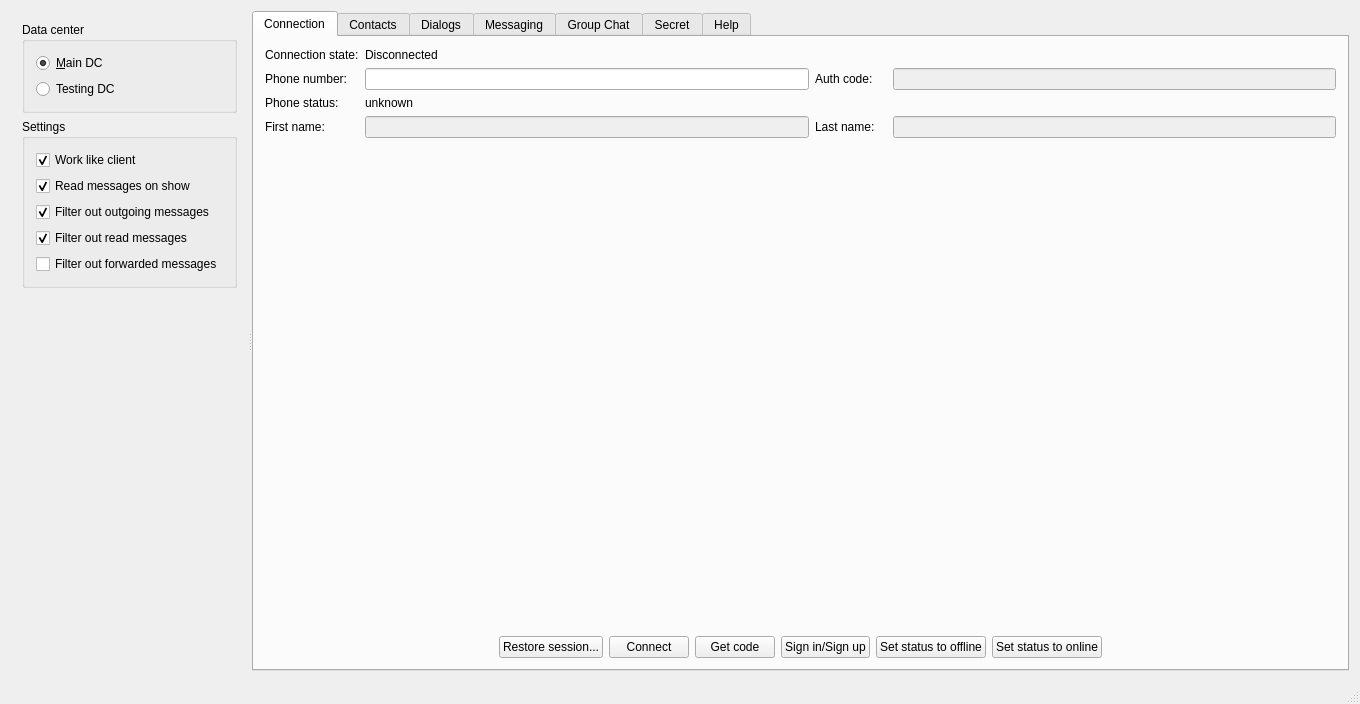
<?xml version="1.0" encoding="UTF-8"?>
<ui version="4.0">
 <class>MainWindow</class>
 <widget class="QMainWindow" name="MainWindow">
  <property name="geometry">
   <rect>
    <x>0</x>
    <y>0</y>
    <width>1360</width>
    <height>704</height>
   </rect>
  </property>
  <property name="windowTitle">
   <string>TelegramQt Test Application</string>
  </property>
  <widget class="QWidget" name="centralWidget">
   <layout class="QGridLayout" name="gridLayout_3">
    <item row="0" column="0">
     <widget class="QSplitter" name="mainSplitter">
      <property name="orientation">
       <enum>Qt::Horizontal</enum>
      </property>
      <widget class="QWidget" name="layoutWidget1">
       <layout class="QVBoxLayout" name="leftPanel">
        <item>
         <widget class="QGroupBox" name="groupBox">
          <property name="title">
           <string>Data center</string>
          </property>
          <layout class="QGridLayout" name="gridLayout">
           <item row="1" column="0">
            <widget class="QRadioButton" name="mainDcRadio">
             <property name="text">
              <string>&amp;Main DC</string>
             </property>
             <property name="checked">
              <bool>true</bool>
             </property>
            </widget>
           </item>
           <item row="2" column="0">
            <widget class="QRadioButton" name="testingDcRadio">
             <property name="text">
              <string>Testing DC</string>
             </property>
             <property name="checked">
              <bool>false</bool>
             </property>
            </widget>
           </item>
          </layout>
         </widget>
        </item>
        <item>
         <widget class="QGroupBox" name="groupBox_2">
          <property name="title">
           <string>Settings</string>
          </property>
          <layout class="QGridLayout" name="gridLayout_8">
           <item row="0" column="0">
            <widget class="QCheckBox" name="workLikeClient">
             <property name="toolTip">
              <string>Set checked to enable client behavior. E.g. set online status on connection and set offline status on app quit.</string>
             </property>
             <property name="text">
              <string>Work like client</string>
             </property>
             <property name="checked">
              <bool>true</bool>
             </property>
            </widget>
           </item>
           <item row="3" column="0">
            <widget class="QCheckBox" name="settingsReceivingFilterReadMessages">
             <property name="text">
              <string>Filter out read messages</string>
             </property>
             <property name="checked">
              <bool>true</bool>
             </property>
            </widget>
           </item>
           <item row="2" column="0">
            <widget class="QCheckBox" name="settingsReceivingFilterOutMessages">
             <property name="text">
              <string>Filter out outgoing messages</string>
             </property>
             <property name="checked">
              <bool>true</bool>
             </property>
            </widget>
           </item>
           <item row="1" column="0">
            <widget class="QCheckBox" name="settingsReadMessages">
             <property name="text">
              <string>Read messages on show</string>
             </property>
             <property name="checked">
              <bool>true</bool>
             </property>
            </widget>
           </item>
           <item row="4" column="0">
            <widget class="QCheckBox" name="settingsReceivingFilterForwardedMessages">
             <property name="text">
              <string>Filter out forwarded messages</string>
             </property>
            </widget>
           </item>
          </layout>
         </widget>
        </item>
        <item>
         <spacer name="verticalSpacer_2">
          <property name="orientation">
           <enum>Qt::Vertical</enum>
          </property>
          <property name="sizeHint" stdset="0">
           <size>
            <width>20</width>
            <height>20</height>
           </size>
          </property>
         </spacer>
        </item>
       </layout>
      </widget>
      <widget class="QTabWidget" name="tabWidget">
       <property name="currentIndex">
        <number>0</number>
       </property>
       <widget class="QWidget" name="tabMain">
        <attribute name="title">
         <string>Connection</string>
        </attribute>
        <layout class="QGridLayout" name="gridLayout_6" rowstretch="0,0,0,0,0,0">
         <item row="5" column="0" colspan="6">
          <layout class="QHBoxLayout" name="horizontalLayout">
           <item>
            <spacer name="horizontalSpacer_3">
             <property name="orientation">
              <enum>Qt::Horizontal</enum>
             </property>
             <property name="sizeHint" stdset="0">
              <size>
               <width>40</width>
               <height>20</height>
              </size>
             </property>
            </spacer>
           </item>
           <item>
            <widget class="QPushButton" name="restoreSession">
             <property name="text">
              <string>Restore session...</string>
             </property>
            </widget>
           </item>
           <item>
            <widget class="QPushButton" name="connectButton">
             <property name="text">
              <string>Connect</string>
             </property>
            </widget>
           </item>
           <item>
            <widget class="QPushButton" name="requestCode">
             <property name="enabled">
              <bool>true</bool>
             </property>
             <property name="text">
              <string>Get code</string>
             </property>
            </widget>
           </item>
           <item>
            <widget class="QPushButton" name="signButton">
             <property name="enabled">
              <bool>true</bool>
             </property>
             <property name="text">
              <string>Sign in/Sign up</string>
             </property>
            </widget>
           </item>
           <item>
            <widget class="QPushButton" name="setStatusOffline">
             <property name="toolTip">
              <string>Set visible status to offline. Actual connection status will not be changed.</string>
             </property>
             <property name="text">
              <string>Set status to offline</string>
             </property>
            </widget>
           </item>
           <item>
            <widget class="QPushButton" name="setStatusOnline">
             <property name="toolTip">
              <string>Set visible status to online. Actual connection status will not be changed.</string>
             </property>
             <property name="text">
              <string>Set status to online</string>
             </property>
            </widget>
           </item>
           <item>
            <spacer name="horizontalSpacer_2">
             <property name="orientation">
              <enum>Qt::Horizontal</enum>
             </property>
             <property name="sizeHint" stdset="0">
              <size>
               <width>40</width>
               <height>20</height>
              </size>
             </property>
            </spacer>
           </item>
          </layout>
         </item>
         <item row="2" column="0">
          <widget class="QLabel" name="label_4">
           <property name="text">
            <string>Phone status:</string>
           </property>
          </widget>
         </item>
         <item row="2" column="1" colspan="5">
          <widget class="QLabel" name="phoneStatus">
           <property name="text">
            <string>unknown</string>
           </property>
          </widget>
         </item>
         <item row="0" column="1">
          <widget class="QLabel" name="connectionState">
           <property name="text">
            <string>Disconnected</string>
           </property>
          </widget>
         </item>
         <item row="4" column="1">
          <spacer name="verticalSpacer_3">
           <property name="orientation">
            <enum>Qt::Vertical</enum>
           </property>
           <property name="sizeHint" stdset="0">
            <size>
             <width>20</width>
             <height>20</height>
            </size>
           </property>
          </spacer>
         </item>
         <item row="3" column="5">
          <widget class="QLineEdit" name="lastName">
           <property name="enabled">
            <bool>false</bool>
           </property>
          </widget>
         </item>
         <item row="0" column="0">
          <widget class="QLabel" name="label">
           <property name="text">
            <string>Connection state:</string>
           </property>
          </widget>
         </item>
         <item row="3" column="1">
          <widget class="QLineEdit" name="firstName">
           <property name="enabled">
            <bool>false</bool>
           </property>
          </widget>
         </item>
         <item row="1" column="0">
          <widget class="QLabel" name="label_2">
           <property name="text">
            <string>Phone number:</string>
           </property>
          </widget>
         </item>
         <item row="1" column="5">
          <widget class="QLineEdit" name="confirmationCode">
           <property name="enabled">
            <bool>false</bool>
           </property>
          </widget>
         </item>
         <item row="3" column="0">
          <widget class="QLabel" name="firstNameLabel">
           <property name="enabled">
            <bool>true</bool>
           </property>
           <property name="text">
            <string>First name:</string>
           </property>
          </widget>
         </item>
         <item row="1" column="1">
          <widget class="QLineEdit" name="phoneNumber"/>
         </item>
         <item row="3" column="2">
          <widget class="QLabel" name="lastNameLabel">
           <property name="enabled">
            <bool>true</bool>
           </property>
           <property name="text">
            <string>Last name:</string>
           </property>
          </widget>
         </item>
         <item row="1" column="2">
          <widget class="QLabel" name="label_5">
           <property name="text">
            <string>Auth code:</string>
           </property>
          </widget>
         </item>
        </layout>
       </widget>
       <widget class="QWidget" name="tabContacts">
        <attribute name="title">
         <string>Contacts</string>
        </attribute>
        <layout class="QGridLayout" name="gridLayout_9">
         <item row="0" column="0">
          <widget class="QSplitter" name="contactsSplitter">
           <property name="orientation">
            <enum>Qt::Vertical</enum>
           </property>
           <widget class="QTableView" name="contactListTable"/>
           <widget class="QTableView" name="contactSearchResult">
            <property name="contextMenuPolicy">
             <enum>Qt::CustomContextMenu</enum>
            </property>
           </widget>
          </widget>
         </item>
         <item row="1" column="0">
          <layout class="QHBoxLayout" name="horizontalLayout_2">
           <item>
            <widget class="QLabel" name="label_3">
             <property name="text">
              <string>Contact:</string>
             </property>
            </widget>
           </item>
           <item>
            <widget class="QLineEdit" name="currentContact"/>
           </item>
           <item>
            <widget class="QPushButton" name="findContact">
             <property name="text">
              <string>Find contact</string>
             </property>
            </widget>
           </item>
           <item>
            <widget class="QPushButton" name="addContact">
             <property name="text">
              <string>Add contact</string>
             </property>
            </widget>
           </item>
           <item>
            <widget class="QPushButton" name="deleteContact">
             <property name="text">
              <string>Delete contact</string>
             </property>
            </widget>
           </item>
           <item>
            <widget class="QPushButton" name="blockContact">
             <property name="text">
              <string>Block contact</string>
             </property>
            </widget>
           </item>
           <item>
            <widget class="QPushButton" name="unblockContact">
             <property name="text">
              <string>Unblock contact</string>
             </property>
            </widget>
           </item>
          </layout>
         </item>
        </layout>
       </widget>
       <widget class="QWidget" name="tabDialogs">
        <attribute name="title">
         <string>Dialogs</string>
        </attribute>
        <layout class="QGridLayout" name="gridLayout_13">
         <item row="0" column="0">
          <widget class="QTableView" name="dialogsTable"/>
         </item>
        </layout>
       </widget>
       <widget class="QWidget" name="tabMessaging">
        <attribute name="title">
         <string>Messaging</string>
        </attribute>
        <layout class="QGridLayout" name="gridLayout_4" rowstretch="1,0">
         <item row="1" column="0">
          <widget class="QWidget" name="widget" native="true">
           <property name="sizePolicy">
            <sizepolicy hsizetype="Preferred" vsizetype="Minimum">
             <horstretch>0</horstretch>
             <verstretch>0</verstretch>
            </sizepolicy>
           </property>
           <property name="minimumSize">
            <size>
             <width>0</width>
             <height>0</height>
            </size>
           </property>
           <layout class="QGridLayout" name="gridLayout_11">
            <item row="0" column="0">
             <widget class="QSplitter" name="splitter">
              <property name="orientation">
               <enum>Qt::Vertical</enum>
              </property>
              <widget class="QWidget" name="layoutWidget">
               <layout class="QGridLayout" name="gridLayout_12">
                <item row="0" column="6">
                 <widget class="QSpinBox" name="messagingGetHistoryLimit">
                  <property name="maximum">
                   <number>10000</number>
                  </property>
                  <property name="value">
                   <number>30</number>
                  </property>
                 </widget>
                </item>
                <item row="0" column="3">
                 <widget class="QLabel" name="messagingContactAction">
                  <property name="minimumSize">
                   <size>
                    <width>40</width>
                    <height>0</height>
                   </size>
                  </property>
                  <property name="text">
                   <string>(no action)</string>
                  </property>
                 </widget>
                </item>
                <item row="0" column="9">
                 <widget class="QPushButton" name="messagingGetHistoryRequest">
                  <property name="text">
                   <string>Request</string>
                  </property>
                 </widget>
                </item>
                <item row="0" column="5">
                 <widget class="QLabel" name="label_16">
                  <property name="text">
                   <string>Messages:</string>
                  </property>
                 </widget>
                </item>
                <item row="0" column="7">
                 <widget class="QLabel" name="label_17">
                  <property name="text">
                   <string>Offset:</string>
                  </property>
                 </widget>
                </item>
                <item row="0" column="8">
                 <widget class="QSpinBox" name="messagingGetHistoryOffset">
                  <property name="maximum">
                   <number>10000</number>
                  </property>
                 </widget>
                </item>
                <item row="1" column="9">
                 <widget class="QPushButton" name="messagingSendButton">
                  <property name="text">
                   <string>Send</string>
                  </property>
                 </widget>
                </item>
                <item row="1" column="0" colspan="9">
                 <widget class="QLineEdit" name="messagingMessage"/>
                </item>
                <item row="0" column="4">
                 <widget class="QLabel" name="label_15">
                  <property name="text">
                   <string>&lt;b&gt;Get history:&lt;/b&gt;</string>
                  </property>
                 </widget>
                </item>
                <item row="1" column="10">
                 <widget class="QPushButton" name="messagingAttachButton">
                  <property name="text">
                   <string>Attach</string>
                  </property>
                 </widget>
                </item>
                <item row="0" column="0">
                 <widget class="QLabel" name="messagingContactName">
                  <property name="text">
                   <string>Unknown name</string>
                  </property>
                 </widget>
                </item>
                <item row="0" column="1">
                 <widget class="QLabel" name="messagingContactStatus">
                  <property name="text">
                   <string>(unknown status)</string>
                  </property>
                 </widget>
                </item>
                <item row="0" column="2">
                 <widget class="QLineEdit" name="messagingContactIdentifier">
                  <property name="text">
                   <string>unknown identifier</string>
                  </property>
                 </widget>
                </item>
               </layout>
              </widget>
             </widget>
            </item>
           </layout>
          </widget>
         </item>
         <item row="0" column="0">
          <widget class="QTableView" name="messagingView">
           <property name="contextMenuPolicy">
            <enum>Qt::CustomContextMenu</enum>
           </property>
           <property name="verticalScrollMode">
            <enum>QAbstractItemView::ScrollPerPixel</enum>
           </property>
           <property name="horizontalScrollMode">
            <enum>QAbstractItemView::ScrollPerPixel</enum>
           </property>
          </widget>
         </item>
        </layout>
       </widget>
       <widget class="QWidget" name="tabChats">
        <attribute name="title">
         <string>Group Chat</string>
        </attribute>
        <layout class="QGridLayout" name="gridLayout_7">
         <item row="0" column="1">
          <widget class="QLineEdit" name="groupChatName"/>
         </item>
         <item row="1" column="0" colspan="2">
          <widget class="QSplitter" name="groupChatSplitter">
           <property name="orientation">
            <enum>Qt::Horizontal</enum>
           </property>
           <widget class="QWidget" name="layoutWidget2">
            <layout class="QGridLayout" name="groupChatMessagingGrid">
             <item row="0" column="0">
              <widget class="QTableView" name="groupChatMessagingView">
               <property name="verticalScrollMode">
                <enum>QAbstractItemView::ScrollPerPixel</enum>
               </property>
               <property name="horizontalScrollMode">
                <enum>QAbstractItemView::ScrollPerPixel</enum>
               </property>
              </widget>
             </item>
             <item row="1" column="0">
              <layout class="QGridLayout" name="gridLayout_14">
               <item row="0" column="5">
                <widget class="QPushButton" name="groupChatGetHistoryRequest">
                 <property name="text">
                  <string>Request</string>
                 </property>
                </widget>
               </item>
               <item row="1" column="1" colspan="4">
                <widget class="QLineEdit" name="groupChatMessage"/>
               </item>
               <item row="1" column="0">
                <widget class="QLabel" name="label_13">
                 <property name="text">
                  <string>Message:</string>
                 </property>
                </widget>
               </item>
               <item row="0" column="1">
                <widget class="QLabel" name="label_28">
                 <property name="text">
                  <string>Messages:</string>
                 </property>
                </widget>
               </item>
               <item row="0" column="4">
                <widget class="QSpinBox" name="groupChatGetHistoryOffset">
                 <property name="maximum">
                  <number>10000</number>
                 </property>
                </widget>
               </item>
               <item row="0" column="0">
                <widget class="QLabel" name="label_25">
                 <property name="text">
                  <string>&lt;b&gt;Get history:&lt;/b&gt;</string>
                 </property>
                </widget>
               </item>
               <item row="0" column="2">
                <widget class="QSpinBox" name="groupChatGetHistoryLimit">
                 <property name="maximum">
                  <number>10000</number>
                 </property>
                 <property name="value">
                  <number>30</number>
                 </property>
                </widget>
               </item>
               <item row="0" column="3">
                <widget class="QLabel" name="label_26">
                 <property name="text">
                  <string>Offset:</string>
                 </property>
                </widget>
               </item>
               <item row="1" column="5">
                <widget class="QPushButton" name="groupChatSendButton">
                 <property name="text">
                  <string>Send</string>
                 </property>
                </widget>
               </item>
               <item row="1" column="6">
                <widget class="QPushButton" name="groupChatAttachButton">
                 <property name="text">
                  <string>Attach</string>
                 </property>
                </widget>
               </item>
              </layout>
             </item>
            </layout>
           </widget>
           <widget class="QWidget" name="layoutWidget3">
            <layout class="QGridLayout" name="groupChatContactsGrid">
             <item row="2" column="1">
              <widget class="QLineEdit" name="groupChatContactPhone"/>
             </item>
             <item row="1" column="0" colspan="5">
              <widget class="QTableView" name="groupChatContacts"/>
             </item>
             <item row="2" column="2">
              <widget class="QPushButton" name="groupChatAddContact">
               <property name="text">
                <string>Add/Remove</string>
               </property>
              </widget>
             </item>
             <item row="2" column="0">
              <widget class="QLabel" name="label_12">
               <property name="text">
                <string>Contact phone:</string>
               </property>
              </widget>
             </item>
             <item row="0" column="0" colspan="5">
              <widget class="QLabel" name="label_10">
               <property name="text">
                <string>Contacts:</string>
               </property>
               <property name="alignment">
                <set>Qt::AlignCenter</set>
               </property>
              </widget>
             </item>
             <item row="2" column="3">
              <widget class="QSpinBox" name="groupChatAddContactForwardMessages"/>
             </item>
            </layout>
           </widget>
           <widget class="QWidget" name="layoutWidget4">
            <layout class="QGridLayout" name="gridLayout_5">
             <item row="2" column="0">
              <widget class="QPushButton" name="groupChatCreateChat">
               <property name="text">
                <string>Create chat</string>
               </property>
              </widget>
             </item>
             <item row="2" column="1">
              <widget class="QPushButton" name="groupChatLeaveChat">
               <property name="text">
                <string>Leave chat</string>
               </property>
              </widget>
             </item>
             <item row="1" column="0" colspan="2">
              <widget class="QTableView" name="groupChatChatsList"/>
             </item>
             <item row="0" column="0" colspan="2">
              <widget class="QLabel" name="label_14">
               <property name="text">
                <string>Chats list:</string>
               </property>
               <property name="alignment">
                <set>Qt::AlignCenter</set>
               </property>
              </widget>
             </item>
            </layout>
           </widget>
          </widget>
         </item>
         <item row="0" column="0">
          <widget class="QLabel" name="label_11">
           <property name="text">
            <string>Chat name:</string>
           </property>
          </widget>
         </item>
        </layout>
       </widget>
       <widget class="QWidget" name="tabSecret">
        <attribute name="title">
         <string>Secret</string>
        </attribute>
        <layout class="QGridLayout" name="gridLayout_2">
         <item row="2" column="1">
          <layout class="QHBoxLayout" name="horizontalLayout_4">
           <item>
            <widget class="QPushButton" name="getSecretInfo">
             <property name="text">
              <string>Get info</string>
             </property>
            </widget>
           </item>
           <item>
            <widget class="QPushButton" name="secondConnectButton">
             <property name="text">
              <string>Connect</string>
             </property>
            </widget>
           </item>
           <item>
            <widget class="QPushButton" name="secretOpenFile">
             <property name="text">
              <string>Open file...</string>
             </property>
            </widget>
           </item>
           <item>
            <widget class="QPushButton" name="secretSaveAs">
             <property name="text">
              <string>Save as...</string>
             </property>
            </widget>
           </item>
          </layout>
         </item>
         <item row="0" column="0">
          <widget class="QLabel" name="label_6">
           <property name="text">
            <string>Secret:</string>
           </property>
          </widget>
         </item>
         <item row="0" column="1">
          <widget class="QPlainTextEdit" name="secretInfo">
           <property name="plainText">
            <string/>
           </property>
          </widget>
         </item>
        </layout>
       </widget>
       <widget class="QWidget" name="tabHelp">
        <attribute name="title">
         <string>Help</string>
        </attribute>
        <layout class="QGridLayout" name="gridLayout_10">
         <item row="0" column="0">
          <widget class="QPlainTextEdit" name="helpView">
           <property name="readOnly">
            <bool>true</bool>
           </property>
          </widget>
         </item>
        </layout>
       </widget>
      </widget>
     </widget>
    </item>
   </layout>
  </widget>
  <widget class="QMenuBar" name="menuBar">
   <property name="geometry">
    <rect>
     <x>0</x>
     <y>0</y>
     <width>1360</width>
     <height>19</height>
    </rect>
   </property>
  </widget>
  <widget class="QStatusBar" name="statusBar"/>
 </widget>
 <layoutdefault spacing="6" margin="11"/>
 <resources/>
 <connections>
  <connection>
   <sender>messagingMessage</sender>
   <signal>returnPressed()</signal>
   <receiver>messagingSendButton</receiver>
   <slot>click()</slot>
   <hints>
    <hint type="sourcelabel">
     <x>635</x>
     <y>566</y>
    </hint>
    <hint type="destinationlabel">
     <x>722</x>
     <y>571</y>
    </hint>
   </hints>
  </connection>
  <connection>
   <sender>confirmationCode</sender>
   <signal>returnPressed()</signal>
   <receiver>signButton</receiver>
   <slot>click()</slot>
   <hints>
    <hint type="sourcelabel">
     <x>318</x>
     <y>160</y>
    </hint>
    <hint type="destinationlabel">
     <x>446</x>
     <y>614</y>
    </hint>
   </hints>
  </connection>
 </connections>
</ui>
